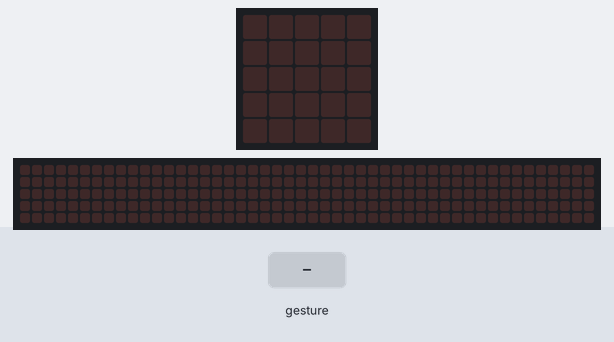
Recording of a program running on a simulated BBC micro:bit (MakeCode). Parts: the board's 5×5 LED display, a strip that is not on the board, showing the scrolling text unrolled. The inputs (shaded band) are chosen by the test bench. Random numbers come from a fixed seed; a tilt is held for 1.5 s and a shake lasts 1 s, then the board lies face up again; the 48×5 strip is a reading aid, not a part: it shows the text the display is scrolling, unrolled, one strip-width of it at a time.

Above: at 1.2 s.
1.3 s: gesture 'shake'
At 3.97 s:
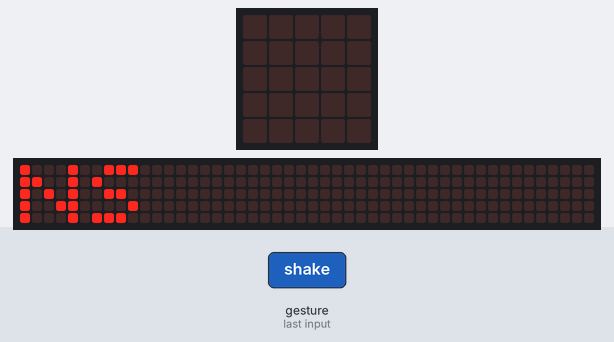
4.3 s: gesture 'shake'
At 5.6 s:
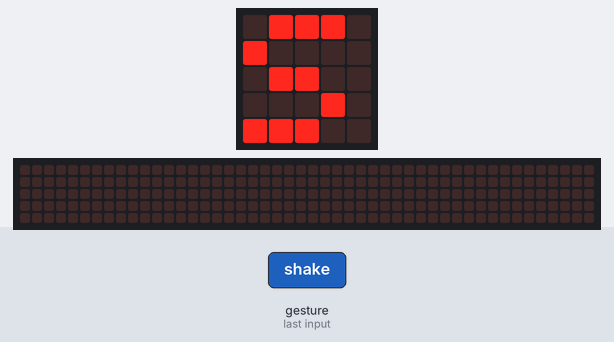
6.0 s: gesture 'shake'
At 6.27 s:
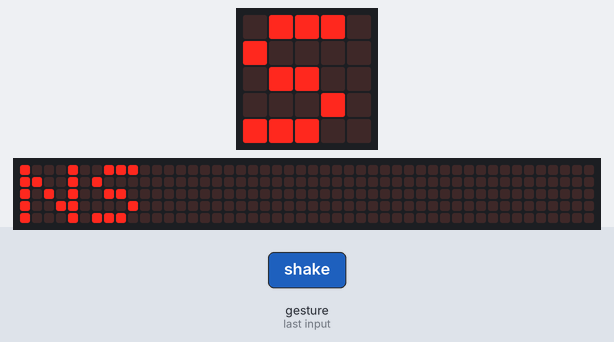
Timing chart, 0 to 9.0 s (numbered marks = the images above; inputs shaded):
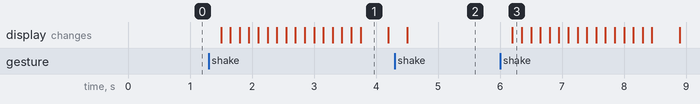

Measured:
- after the input at 1.3 s, the display: changes after 0.20 s (image 1)
- after the input at 4.3 s, the display: changes after 0.20 s (image 2)
- after the input at 6.0 s, the display: changes after 0.20 s (image 3)
- what the display in image 1 shows lasts 0.4 s, from 3.8 s to 4.2 s

The program:

main.ts
```typescript
let Sorteio = 0
input.onGesture(Gesture.Shake, function () {
    Sorteio = randint(0, 2)
    if (Sorteio == 0) {
        basic.showString("NS")
    } else if (Sorteio == 1) {
        basic.showString("S")
    } else if (Sorteio == 2) {
        basic.showString("S")
    }
})
```

test.ts
```typescript
// testes vão aqui; isto não será compilado quando este pacote for usado como uma extensão.
```
